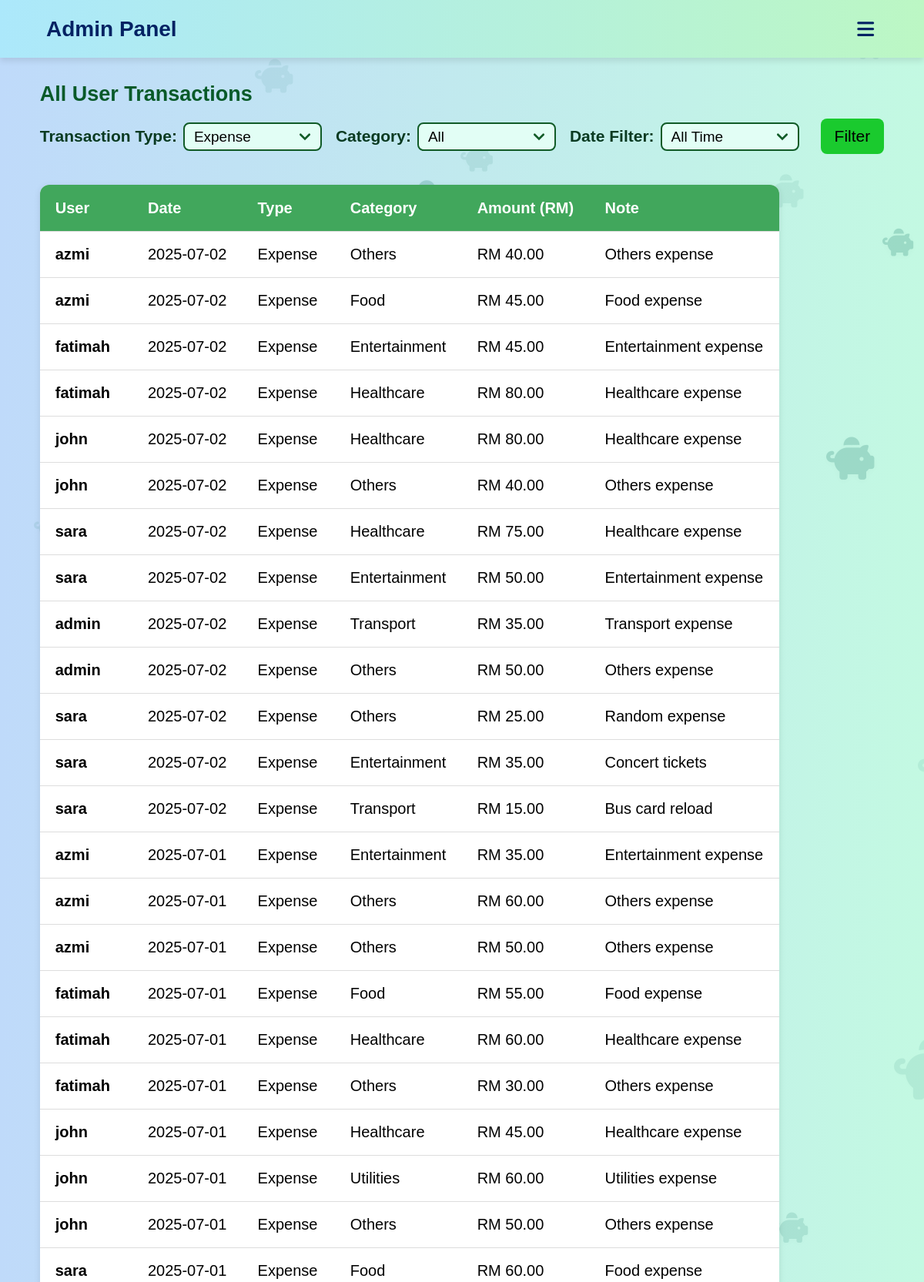
The app's page /admin_overview.php?type=expense (signed in, upper part) with its own data.
### tables this page shows
CREATE TABLE IF NOT EXISTS transactions (
    transaction_id INT AUTO_INCREMENT PRIMARY KEY,
    user_id INT NOT NULL,
    category_id INT NOT NULL,
    type ENUM('income', 'expense') NOT NULL,
    amount DECIMAL(10,2) NOT NULL,
    note TEXT,
    date DATE,
    FOREIGN KEY (user_id) REFERENCES users(user_id) ON DELETE CASCADE,
    FOREIGN KEY (category_id) REFERENCES categories(category_id) ON DELETE CASCADE
);

CREATE TABLE IF NOT EXISTS users (
    user_id INT AUTO_INCREMENT PRIMARY KEY,
    username VARCHAR(100) NOT NULL,
    email VARCHAR(100) NOT NULL UNIQUE,
    password VARCHAR(255) NOT NULL,
    role ENUM('user', 'admin') DEFAULT 'user'
);

CREATE TABLE IF NOT EXISTS categories (
    category_id INT AUTO_INCREMENT PRIMARY KEY,
    name VARCHAR(50) NOT NULL,
    type VARCHAR(50) NOT NULL 
);

### admin_overview.php (the view, shortened to what this page needs)
<?php
require_once 'admin_header.php';
require_once 'includes/db.php';
$date_filter = $_GET['date_filter'] ?? '';
?>
    <div id="piggy-bg"></div>
    <div class="piggy-container" aria-hidden="true"></div>
<main class="overviewmain">
    <section id="overview">
        <h2>All User Transactions</h2>
        <form method="GET" action="admin_overview.php">
            <div class="filtergroup">
                <label for="transactionType">Transaction Type:</label>
                <select id="OtransactionType" name="type" onchange="this.form.submit()" required>
                    <?php $selectedType = $_GET['type'] ?? 'all'; ?>
                    <option value="expense" <?= $selectedType == 'expense' ? 'selected' : '' ?>>Expense</option>
                </select>
            </div>
            <div class="filtergroup">
                <label for="category">Category:</label>
                <select name="category" id="Ocategory">
                    <option value="">All</option>
                </select>
            </div>
            <div class="filtergroup">
                <label for="date_filter">Date Filter:</label>
                <select name="date_filter" id="Odate_filter">
                    <option value="" <?= $date_filter == '' ? 'selected' : '' ?>>All Time</option>
                </select>
            </div>
            <div class="filtergroup">
                <button type="submit" class="filterbtn">Filter</button>
            </div>
        </form>
        <?php
        $selectedType = isset($_GET['type']) ? $_GET['type'] : 'all';
        if ($selectedType === 'all') {
            $transactionTypes = ['income', 'expense'];
            foreach ($transactionTypes as $currentType) {
                echo "<h3>" . ucfirst($currentType) . " Transactions</h3>";
                echo "<table>";
                echo "<thead>
                        <tr>
                            <th>User</th>
                            <th>Date</th>
                            <th>Category</th>
                            <th>Amount (RM)</th>
                            <th>Note</th>
                        </tr>
                      </thead>";
                echo "<tbody>";
                $sql = "SELECT t.*, c.name AS category_name, u.username
                        FROM transactions t
                        JOIN categories c ON t.category_id = c.category_id
                        JOIN users u ON t.user_id = u.user_id
                        WHERE t.type = ?";
                $params = [$currentType];
                $types = "s";
                if (!empty($_GET['category'])) {
                    $sql .= " AND t.category_id = ?";
                    $params[] = $_GET['category'];
                    $types .= "i";
                }
                if (!empty($_GET['date_filter']) && is_numeric($_GET['date_filter'])) {
                    $days = (int)$_GET['date_filter'];
                    $sql .= " AND t.date >= DATE_SUB(CURDATE(), INTERVAL ? DAY)";
                    $params[] = $days;
                    $types .= "i";
                }
                $sql .= " ORDER BY t.date DESC, t.transaction_id DESC";
                $stmt = $conn->prepare($sql);
                if ($stmt) {
                    $stmt->bind_param($types, ...$params);
                    $stmt->execute();
                    $result = $stmt->get_result();
                    if ($result->num_rows > 0) {
                        $total = 0;
                        while ($row = $result->fetch_assoc()) {
                            $total += $row['amount'];
                            echo "<tr>
                                    <td><strong>" . htmlspecialchars($row['username']) . "</strong></td>
                                    <td>" . htmlspecialchars($row['date']) . "</td>
                                    <td>" . htmlspecialchars($row['category_name']) . "</td>
                                    <td>" . number_format($row['amount'], 2) . "</td>
                                    <td>" . htmlspecialchars($row['note']) . "</td>
                                  </tr>";
                        }
                        echo "<tr style='font-weight: bold; background-color: #f0f0f0;'>
                                <td colspan='3'>Total " . ucfirst($currentType) . "</td>
                                <td>RM " . number_format($total, 2) . "</td>
                                <td></td>
                              </tr>";
                    } else {
                        echo "<tr><td colspan='5' style='text-align: center; padding: 20px;'>No " . $currentType . " transactions found.</td></tr>";
                    }
                    $stmt->close();
                } else {
                    echo "<tr><td colspan='5' style='text-align: center; padding: 20px; color: red;'>Error preparing query: " . htmlspecialchars($conn->error) . "</td></tr>";
                }
                echo "</tbody>";
                echo "</table>";
                echo "<br>";
            }
        } else {
            echo "<table>";
            echo "<thead>
                    <tr>
                        <th>User</th>
                        <th>Date</th>
                        <th>Type</th>
                        <th>Category</th>
                        <th>Amount (RM)</th>
                        <th>Note</th>
                    </tr>
                  </thead>";
            echo "<tbody>";
            $sql = "SELECT t.*, c.name AS category_name, u.username
                    FROM transactions t
                    JOIN categories c ON t.category_id = c.category_id
                    JOIN users u ON t.user_id = u.user_id
                    WHERE 1";
            $params = [];
            $types = "";
            if (!empty($_GET['type']) && $_GET['type'] !== 'all') {
                $sql .= " AND t.type = ?";
                $params[] = $_GET['type'];
                $types .= "s";
            }
            $sql .= " ORDER BY t.date DESC, t.transaction_id DESC";
            $stmt = $conn->prepare($sql);
            if ($stmt && !empty($params)) {
                $stmt->bind_param($types, ...$params);
            }
            $stmt->execute();
            $result = $stmt->get_result();
            if ($result->num_rows > 0) {
                while ($row = $result->fetch_assoc()) {
                    echo "<tr>
                            <td><strong>" . htmlspecialchars($row['username']) . "</strong></td>
                            <td>" . htmlspecialchars($row['date']) . "</td>
                            <td>" . htmlspecialchars(ucfirst($row['type'])) . "</td>
                            <td>" . htmlspecialchars($row['category_name']) . "</td>
                            <td>RM " . number_format($row['amount'], 2) . "</td>
                            <td>" . htmlspecialchars($row['note']) . "</td>
                          </tr>";
                }
            } else {
                echo "<tr><td colspan='6' style='text-align: center; padding: 20px;'>No transactions found.</td></tr>";
            }
            echo "</tbody>";
            echo "</table>";
        }
        ?>
    </section>
</main>

### style.css (style rules this page uses)
* { padding: 0; margin: 0; font-family:'Trebuchet MS', 'Lucida Sans Unicode', 'Lucida Grande', 'Lucida Sans', Arial, sans-serif; box-sizing: border-box; }
html, body { margin: 0; padding: 0; width: 100%; background: linear-gradient(to left, #c3f9e2, #bfdafa); overflow-x: hidden; height: 100%; display: flex; flex-direction: column; }
body { flex-grow: 1; position: relative; z-index: 1; }
main { flex: 1 0 auto; padding-bottom: 500px; box-sizing: border-box; }
#overview { width: 100%; }
#piggy-bg { position: fixed; top: 0; left: 0; width: 100%; height: 100vh; z-index: -1; pointer-events: none; overflow: hidden; }
.piggy-container { position: fixed; top: 0; left: 0; width: 100%; height: 100vh; pointer-events: none; z-index: -1; }
table { width: 60%; border-collapse: collapse; margin-top: 30px; font-size: clamp(16px, 2vw, 20px); background-color: #fff; box-shadow: 0 2px 8px rgba(0,0,0,0.1); border-radius: 12px; overflow: hidden; }
table thead { background-color: #41a75c; color: white; text-align: left; }
table th, table td { padding: 16px 20px; border-bottom: 1px solid #ddd; min-width: 120px; height: 60px; text-align: left; vertical-align: middle; }
.overviewmain { display: flex; justify-content: center; align-items: center; margin: 2rem auto; }
#overview h2 { font-size: clamp(27px, 2.2vw, 30px); color: #095a29; margin-bottom: clamp(16px, 1vw, 20px); }
#overview form { display: flex; flex-wrap: wrap; flex-direction: column; align-items: flex-start; gap: 10px; margin-bottom: 10px; }
#overview .filtergroup { display: flex; flex-wrap: wrap; align-items: center; gap: 8px; }
.filtergroup label { font-size: clamp(21px, 1.6vw, 23px); font-weight: bold; color: #093a21; white-space: nowrap; gap: 50px; }
#Odate_filter, #OtransactionType, #Ocategory { width: 180px; }
.filtergroup select { padding: 6px 12px; background-color: #e2fef5; border: 2px solid #115b27; border-radius: 8px; font-size: clamp(19px, 1.5vw, 21px); resize: vertical; transition: border-color 0.3s; }
.filtergroup select { appearance: none; background-repeat: no-repeat; background-position: right 12px center; background-size: 16px; }
.filterbtn { background-color: #1aca2e; padding: 11px 18px; font-size: clamp(21px, 1.6vw, 23px); border: none; border-radius: 8px; transition: background-color 0.3s; margin-bottom: 20px; }
#overview table { width: clamp(500px, 80vw, 1200px); border-collapse: collapse; margin-top: 20px; margin-bottom: 30px; font-size: clamp(16px, 2vw, 20px); background-color: #fff; box-shadow: 0 2px 8px rgba(0,0,0,0.1); border-radius: 12px; overflow: hidden; }
#overview table thead { background-color: #41a75c; color: white; text-align: left; }
#overview table th, #overview table td { padding: 16px 20px; border-bottom: 1px solid #ddd; min-width: 120px; height: 60px; text-align: left; vertical-align: middle; }
@media (min-width: 1030px) { #overview form { flex-direction: row; align-items: center; gap: 18px; } }
@media (min-width: 1030px) { .filterbtn { margin-left: 10px; } }
@media (min-width: 1030px) { #overview .filtergroup { margin-bottom: 20px; } }
@media (min-width: 1030px) { .filterbtn { margin-bottom: 0; } }

### records on screen
transactions: user.username "azmi", date "2025-07-02", type "Expense", category.name "Others", amount "40.00", note "Others expense"
transactions: user.username "azmi", date "2025-07-02", type "Expense", category.name "Food", amount "45.00", note "Food expense"
transactions: user.username "fatimah", date "2025-07-02", type "Expense", category.name "Entertainment", amount "45.00", note "Entertainment expense"
transactions: user.username "fatimah", date "2025-07-02", type "Expense", category.name "Healthcare", amount "80.00", note "Healthcare expense"
transactions: user.username "john", date "2025-07-02", type "Expense", category.name "Healthcare", amount "80.00", note "Healthcare expense"
transactions: user.username "john", date "2025-07-02", type "Expense", category.name "Others", amount "40.00", note "Others expense"
transactions: user.username "sara", date "2025-07-02", type "Expense", category.name "Healthcare", amount "75.00", note "Healthcare expense"
transactions: user.username "sara", date "2025-07-02", type "Expense", category.name "Entertainment", amount "50.00", note "Entertainment expense"
transactions: user.username "admin", date "2025-07-02", type "Expense", category.name "Transport", amount "35.00", note "Transport expense"
transactions: user.username "admin", date "2025-07-02", type "Expense", category.name "Others", amount "50.00", note "Others expense"
transactions: user.username "sara", date "2025-07-02", type "Expense", category.name "Others", amount "25.00", note "Random expense"
transactions: user.username "sara", date "2025-07-02", type "Expense", category.name "Entertainment", amount "35.00", note "Concert tickets"
transactions: user.username "sara", date "2025-07-02", type "Expense", category.name "Transport", amount "15.00", note "Bus card reload"
transactions: user.username "azmi", date "2025-07-01", type "Expense", category.name "Entertainment", amount "35.00", note "Entertainment expense"
transactions: user.username "azmi", date "2025-07-01", type "Expense", category.name "Others", amount "60.00", note "Others expense"
transactions: user.username "azmi", date "2025-07-01", type "Expense", category.name "Others", amount "50.00", note "Others expense"
transactions: user.username "fatimah", date "2025-07-01", type "Expense", category.name "Food", amount "55.00", note "Food expense"
transactions: user.username "fatimah", date "2025-07-01", type "Expense", category.name "Healthcare", amount "60.00", note "Healthcare expense"
transactions: user.username "fatimah", date "2025-07-01", type "Expense", category.name "Others", amount "30.00", note "Others expense"
transactions: user.username "john", date "2025-07-01", type "Expense", category.name "Healthcare", amount "45.00", note "Healthcare expense"
transactions: user.username "john", date "2025-07-01", type "Expense", category.name "Utilities", amount "60.00", note "Utilities expense"
transactions: user.username "john", date "2025-07-01", type "Expense", category.name "Others", amount "50.00", note "Others expense"
transactions: user.username "sara", date "2025-07-01", type "Expense", category.name "Food", amount "60.00", note "Food expense"
